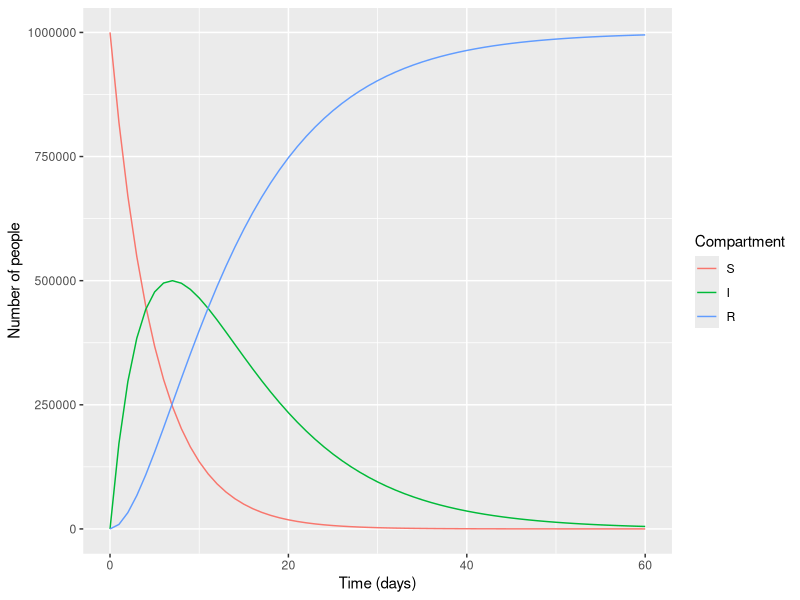

Source code (R):
library(deSolve)
library(reshape2)
library(ggplot2)


initial_state_values <- c(S = 999999, I = 1,R = 0)       

parameters <- c(lambda = 0.2, gamma = 0.1)  

times <- seq(from = 0, to = 60, by = 1) 

sir_model <- function(time, state, parameters) {  
  
  with(as.list(c(state, parameters)), {  
    
    dS <- -lambda * S              
    dI <- lambda * S - gamma * I  
    dR <- gamma * I                

    return(list(c(dS, dI, dR))) 
  })
  
}

output <- as.data.frame(ode(y = initial_state_values, 
                            times = times, 
                            func = sir_model,
                            parms = parameters))

  
output_long <- melt(as.data.frame(output), id = "time")                 

ggplot(data = output_long,                                              
       aes(x = time, y = value, colour = variable, group = variable)) + 
  geom_line() +                                                         
  xlab("Time (days)")+                                                  
  ylab("Number of people") +                                            
  labs(colour = "Compartment")                              
